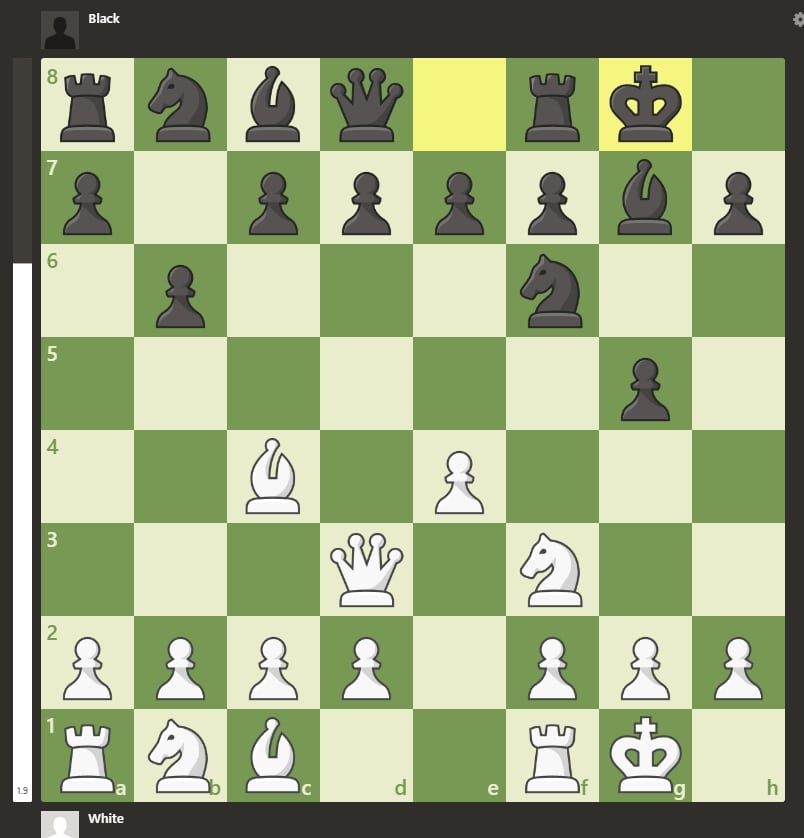
#> input picture BoardDivider/images/chess.jpg, 804 x 838 px
$ python -i cropper.py   (imports and definitions only)
#> lines starting #> are read from the running program, lines starting #| are printed output that depends on the picture; after the words box and inside, x2 and y2 are one past the last pixel; in counts of white or black regions, pixels touching at a corner belong together
import cv2
import numpy as np


def cropper(path):
    """
    Crop the chessboard from the given image and save it to 'output_board/output.jpg'.

    Parameters:
        path (str): The path to the input image file.

    Returns:
        None

    Saves:
        The cropped chessboard image to the 'output_board' directory as 'output.jpg'.

    Note:
        This function applies image preprocessing techniques such as converting to grayscale, applying Gaussian blur,
        and adaptive thresholding to detect the chessboard borders.
        It then finds the contour with the maximum area (assuming it's the chessboard) and crops the image accordingly.
        The cropped image is resized to a perfect square with dimensions 512x512.
    """
#> called with path = 'images/chess.jpg'
    image = cv2.imread(path)
#> image is the input picture: shape (838, 804, 3); mean B, G, R 127.3, 165.7, 153.1

    if image is None:
        print("Error: Image not found or unable to load.")
    else:
        # Convert the image to grayscale
        gray = cv2.cvtColor(image, cv2.COLOR_BGR2GRAY)
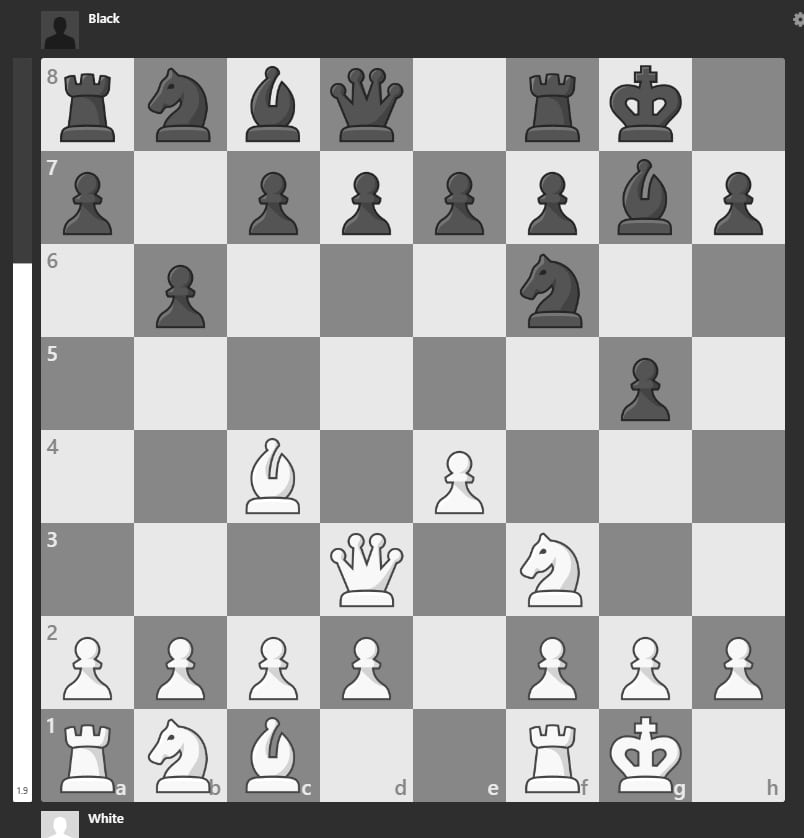
#> gray: shape (838, 804); min 10, max 255, mean 157.5

        # Apply Gaussian blur: basically blurs it a bit to help with edge detection
        blurred = cv2.GaussianBlur(gray, (5, 5), 0)

        # Apply adaptive thresholding: second line parameter is the line thickness of each border
        thresh = cv2.adaptiveThreshold(blurred, 255, cv2.ADAPTIVE_THRESH_GAUSSIAN_C, cv2.THRESH_BINARY_INV, 5, 2)
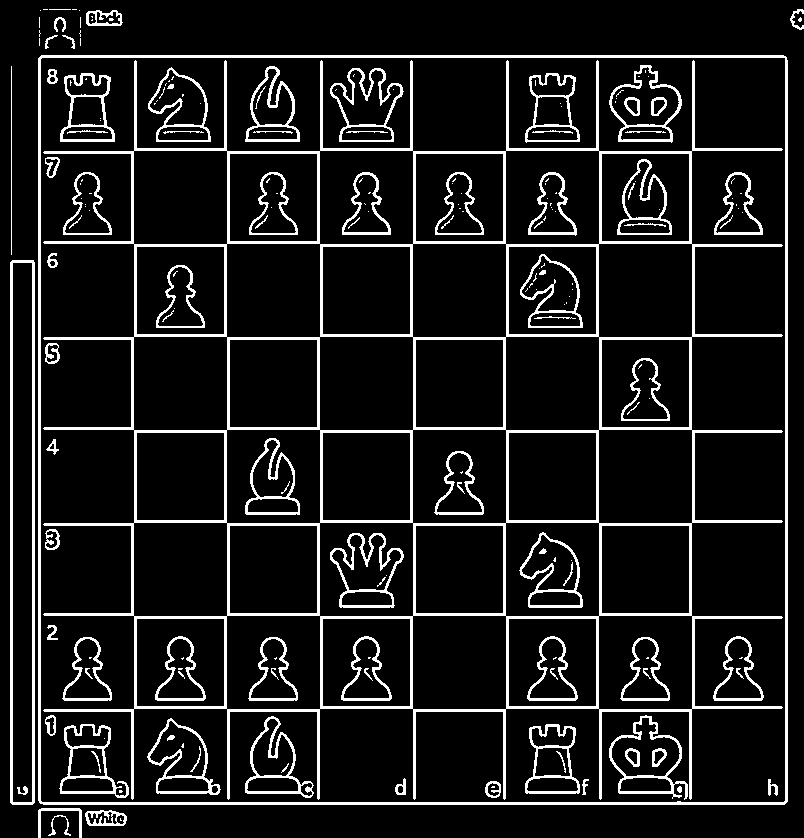
#> thresh: shape (838, 804); 10.7% white; 207 white regions (109 under 20 px)

        # Find contours in the thresholded image (border lines)
        contours, _ = cv2.findContours(thresh, cv2.RETR_EXTERNAL, cv2.CHAIN_APPROX_SIMPLE)
#> contours = 23 contours, 13 with area under 20; largest, box (x1, y1, x2, y2) and area: (38, 55, 788, 805) 560977, (10, 260, 35, 805) 13048, (85, 810, 127, 826) 535, (86, 10, 123, 26) 470, (38, 808, 82, 838) 190

        # Draw contours on image
        contour_image = np.copy(image)
        cv2.drawContours(contour_image, contours, -1, (0, 255, 0), 2)
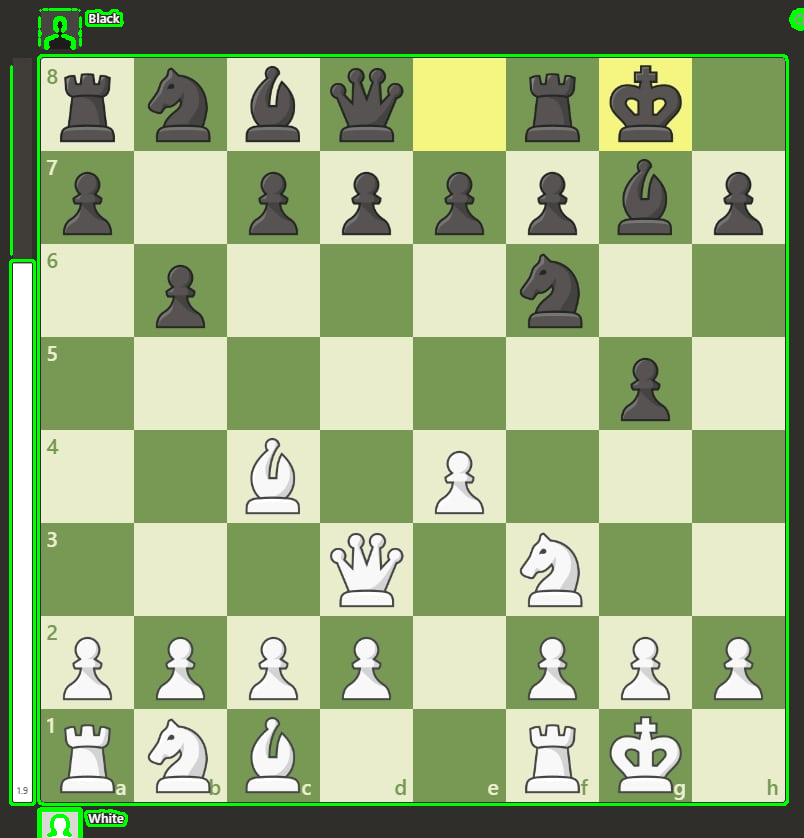
#> contour_image: shape (838, 804, 3); 2.26% of pixels changed, all inside (x1, y1, x2, y2) = (9, 8, 804, 838)

        # Find the contour with maximum area (assuming it's the chessboard)
        max_contour = max(contours, key=cv2.contourArea)
#> max_contour = contour of 16 points, box (x1, y1, x2, y2) (38, 55, 788, 805), area 560977

        # Get the bounding rectangle of the contour
        x, y, w, h = cv2.boundingRect(max_contour)
#> x = 38; y = 55; w = 750; h = 750

        # Crop the image using the bounding rectangle
        cropped_image = image[y:y+h, x:x+w]
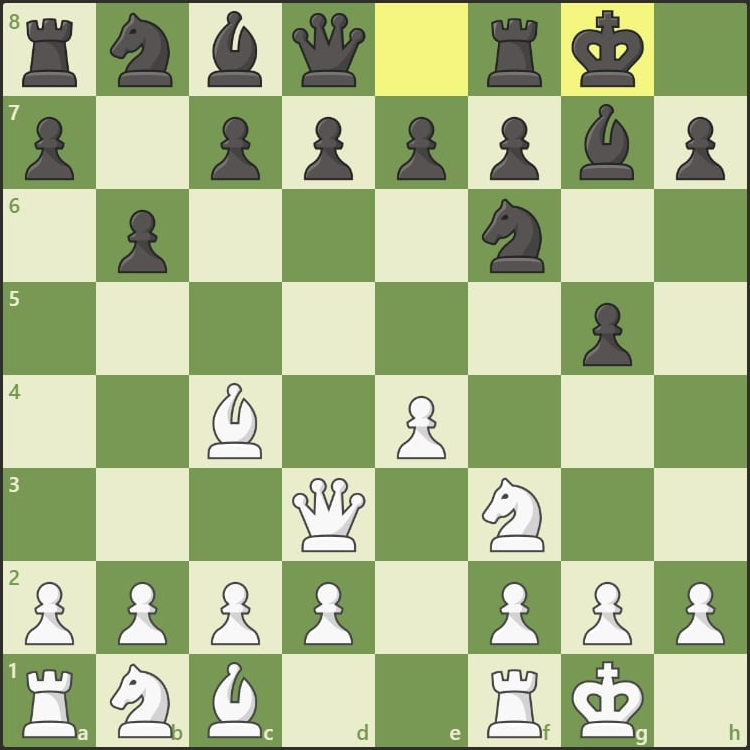
#> cropped_image: shape (750, 750, 3); mean B, G, R 139.6, 184.9, 169.7

        # resize image to be perfect square
        cropped_image = cv2.resize(cropped_image, (512, 512))
#> cropped_image: shape (512, 512, 3)
        cv2.imwrite('output.jpg', cropped_image)

        # [12 lines of commented-out code are left out]

        print("cropping complete!")


>>> result = cropper('images/chess.jpg')
